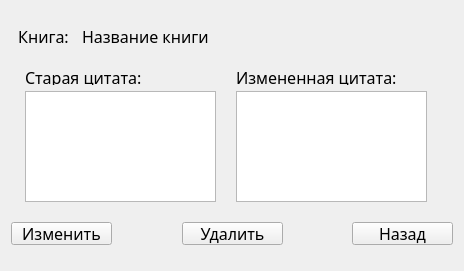
<?xml version="1.0" encoding="UTF-8"?>
<ui version="4.0">
 <class>Edit_Quote</class>
 <widget class="QWidget" name="Edit_Quote">
  <property name="geometry">
   <rect>
    <x>0</x>
    <y>0</y>
    <width>464</width>
    <height>271</height>
   </rect>
  </property>
  <property name="maximumSize">
   <size>
    <width>464</width>
    <height>271</height>
   </size>
  </property>
  <property name="windowTitle">
   <string>Form</string>
  </property>
  <layout class="QGridLayout" name="gridLayout">
   <item row="0" column="0">
    <layout class="QVBoxLayout" name="verticalLayout_3">
     <item>
      <spacer name="verticalSpacer_4">
       <property name="orientation">
        <enum>Qt::Vertical</enum>
       </property>
       <property name="sizeHint" stdset="0">
        <size>
         <width>20</width>
         <height>40</height>
        </size>
       </property>
      </spacer>
     </item>
     <item>
      <layout class="QHBoxLayout" name="horizontalLayout">
       <item>
        <widget class="QLabel" name="label">
         <property name="font">
          <font>
           <family>Segoe Script</family>
           <pointsize>12</pointsize>
          </font>
         </property>
         <property name="text">
          <string>Книга:</string>
         </property>
         <property name="alignment">
          <set>Qt::AlignCenter</set>
         </property>
        </widget>
       </item>
       <item>
        <widget class="QLabel" name="book_name">
         <property name="minimumSize">
          <size>
           <width>371</width>
           <height>20</height>
          </size>
         </property>
         <property name="font">
          <font>
           <family>Segoe Script</family>
           <pointsize>12</pointsize>
          </font>
         </property>
         <property name="text">
          <string>Название книги</string>
         </property>
        </widget>
       </item>
      </layout>
     </item>
     <item>
      <spacer name="verticalSpacer_3">
       <property name="orientation">
        <enum>Qt::Vertical</enum>
       </property>
       <property name="sizeHint" stdset="0">
        <size>
         <width>20</width>
         <height>40</height>
        </size>
       </property>
      </spacer>
     </item>
     <item>
      <layout class="QHBoxLayout" name="horizontalLayout_2">
       <item>
        <layout class="QVBoxLayout" name="verticalLayout">
         <item>
          <widget class="QLabel" name="label_2">
           <property name="maximumSize">
            <size>
             <width>161</width>
             <height>16</height>
            </size>
           </property>
           <property name="font">
            <font>
             <family>Segoe Script</family>
             <pointsize>12</pointsize>
            </font>
           </property>
           <property name="text">
            <string>Старая цитата:</string>
           </property>
          </widget>
         </item>
         <item>
          <widget class="QTextBrowser" name="OldQuote">
           <property name="minimumSize">
            <size>
             <width>191</width>
             <height>111</height>
            </size>
           </property>
           <property name="maximumSize">
            <size>
             <width>191</width>
             <height>111</height>
            </size>
           </property>
          </widget>
         </item>
        </layout>
       </item>
       <item>
        <layout class="QVBoxLayout" name="verticalLayout_2">
         <item>
          <widget class="QLabel" name="label_3">
           <property name="minimumSize">
            <size>
             <width>201</width>
             <height>16</height>
            </size>
           </property>
           <property name="maximumSize">
            <size>
             <width>201</width>
             <height>16</height>
            </size>
           </property>
           <property name="font">
            <font>
             <family>Segoe Script</family>
             <pointsize>12</pointsize>
            </font>
           </property>
           <property name="text">
            <string>Измененная цитата:</string>
           </property>
          </widget>
         </item>
         <item>
          <widget class="QTextEdit" name="NewQuote">
           <property name="minimumSize">
            <size>
             <width>191</width>
             <height>111</height>
            </size>
           </property>
           <property name="maximumSize">
            <size>
             <width>191</width>
             <height>111</height>
            </size>
           </property>
          </widget>
         </item>
        </layout>
       </item>
      </layout>
     </item>
     <item>
      <spacer name="verticalSpacer">
       <property name="orientation">
        <enum>Qt::Vertical</enum>
       </property>
       <property name="sizeHint" stdset="0">
        <size>
         <width>20</width>
         <height>40</height>
        </size>
       </property>
      </spacer>
     </item>
     <item>
      <layout class="QHBoxLayout" name="horizontalLayout_3">
       <item>
        <widget class="QPushButton" name="chenge">
         <property name="minimumSize">
          <size>
           <width>101</width>
           <height>23</height>
          </size>
         </property>
         <property name="maximumSize">
          <size>
           <width>101</width>
           <height>23</height>
          </size>
         </property>
         <property name="font">
          <font>
           <family>Segoe Script</family>
           <pointsize>12</pointsize>
          </font>
         </property>
         <property name="text">
          <string>Изменить</string>
         </property>
        </widget>
       </item>
       <item>
        <spacer name="horizontalSpacer">
         <property name="orientation">
          <enum>Qt::Horizontal</enum>
         </property>
         <property name="sizeHint" stdset="0">
          <size>
           <width>40</width>
           <height>20</height>
          </size>
         </property>
        </spacer>
       </item>
       <item>
        <widget class="QPushButton" name="del">
         <property name="minimumSize">
          <size>
           <width>101</width>
           <height>23</height>
          </size>
         </property>
         <property name="maximumSize">
          <size>
           <width>101</width>
           <height>23</height>
          </size>
         </property>
         <property name="font">
          <font>
           <family>Segoe Script</family>
           <pointsize>12</pointsize>
          </font>
         </property>
         <property name="text">
          <string>Удалить</string>
         </property>
        </widget>
       </item>
       <item>
        <spacer name="horizontalSpacer_2">
         <property name="orientation">
          <enum>Qt::Horizontal</enum>
         </property>
         <property name="sizeHint" stdset="0">
          <size>
           <width>40</width>
           <height>20</height>
          </size>
         </property>
        </spacer>
       </item>
       <item>
        <widget class="QPushButton" name="back">
         <property name="minimumSize">
          <size>
           <width>101</width>
           <height>23</height>
          </size>
         </property>
         <property name="maximumSize">
          <size>
           <width>101</width>
           <height>23</height>
          </size>
         </property>
         <property name="font">
          <font>
           <family>Segoe Script</family>
           <pointsize>12</pointsize>
          </font>
         </property>
         <property name="text">
          <string>Назад</string>
         </property>
        </widget>
       </item>
      </layout>
     </item>
     <item>
      <spacer name="verticalSpacer_2">
       <property name="orientation">
        <enum>Qt::Vertical</enum>
       </property>
       <property name="sizeHint" stdset="0">
        <size>
         <width>20</width>
         <height>40</height>
        </size>
       </property>
      </spacer>
     </item>
    </layout>
   </item>
  </layout>
 </widget>
 <resources/>
 <connections/>
</ui>
